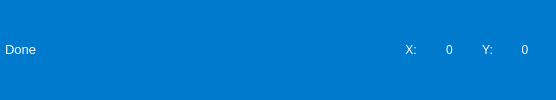
     <widget class="QFrame" name="bottonBar">
      <property name="autoFillBackground">
       <bool>false</bool>
      </property>
      <property name="styleSheet">
       <string notr="true">background-color: rgb(0, 122, 204);
color: rgb(255, 255, 255);</string>
      </property>
      <property name="frameShape">
       <enum>QFrame::NoFrame</enum>
      </property>
      <property name="lineWidth">
       <number>0</number>
      </property>
      <layout class="QHBoxLayout" name="horizontalLayout_3">
       <property name="spacing">
        <number>0</number>
       </property>
       <property name="sizeConstraint">
        <enum>QLayout::SetMinimumSize</enum>
       </property>
       <property name="leftMargin">
        <number>5</number>
       </property>
       <property name="topMargin">
        <number>3</number>
       </property>
       <property name="rightMargin">
        <number>1</number>
       </property>
       <property name="bottomMargin">
        <number>3</number>
       </property>
       <item alignment="Qt::AlignLeft">
        <widget class="QLabel" name="statusBar">
         <property name="sizePolicy">
          <sizepolicy hsizetype="Fixed" vsizetype="Fixed">
           <horstretch>0</horstretch>
           <verstretch>0</verstretch>
          </sizepolicy>
         </property>
         <property name="minimumSize">
          <size>
           <width>100</width>
           <height>0</height>
          </size>
         </property>
         <property name="font">
          <font>
           <pointsize>10</pointsize>
          </font>
         </property>
         <property name="text">
          <string>Done</string>
         </property>
        </widget>
       </item>
       <item>
        <widget class="QLabel" name="messageBar">
         <property name="sizePolicy">
          <sizepolicy hsizetype="Expanding" vsizetype="Fixed">
           <horstretch>0</horstretch>
           <verstretch>0</verstretch>
          </sizepolicy>
         </property>
         <property name="minimumSize">
          <size>
           <width>300</width>
           <height>0</height>
          </size>
         </property>
         <property name="font">
          <font>
           <pointsize>10</pointsize>
          </font>
         </property>
         <property name="text">
          <string/>
         </property>
        </widget>
       </item>
       <item>
        <widget class="QFrame" name="horizontalFrame">
         <property name="sizePolicy">
          <sizepolicy hsizetype="Fixed" vsizetype="Fixed">
           <horstretch>0</horstretch>
           <verstretch>0</verstretch>
          </sizepolicy>
         </property>
         <property name="minimumSize">
          <size>
           <width>150</width>
           <height>0</height>
          </size>
         </property>
         <property name="frameShape">
          <enum>QFrame::NoFrame</enum>
         </property>
         <layout class="QHBoxLayout" name="horizontalLayout_5">
          <property name="spacing">
           <number>2</number>
          </property>
          <property name="leftMargin">
           <number>0</number>
          </property>
          <property name="topMargin">
           <number>0</number>
          </property>
          <property name="rightMargin">
           <number>0</number>
          </property>
          <property name="bottomMargin">
           <number>0</number>
          </property>
          <item>
           <widget class="QLabel" name="xCharLabel">
            <property name="sizePolicy">
             <sizepolicy hsizetype="Minimum" vsizetype="Minimum">
              <horstretch>0</horstretch>
              <verstretch>0</verstretch>
             </sizepolicy>
            </property>
            <property name="text">
             <string>X:</string>
            </property>
            <property name="alignment">
             <set>Qt::AlignCenter</set>
            </property>
           </widget>
          </item>
          <item>
           <widget class="QLabel" name="xLabel">
            <property name="sizePolicy">
             <sizepolicy hsizetype="Expanding" vsizetype="Preferred">
              <horstretch>0</horstretch>
              <verstretch>0</verstretch>
             </sizepolicy>
            </property>
            <property name="minimumSize">
             <size>
              <width>0</width>
              <height>0</height>
             </size>
            </property>
            <property name="font">
             <font>
              <pointsize>9</pointsize>
             </font>
            </property>
            <property name="layoutDirection">
             <enum>Qt::RightToLeft</enum>
            </property>
            <property name="text">
             <string>0</string>
            </property>
            <property name="alignment">
             <set>Qt::AlignCenter</set>
            </property>
           </widget>
          </item>
          <item>
           <widget class="QLabel" name="label">
            <property name="sizePolicy">
             <sizepolicy hsizetype="Minimum" vsizetype="Minimum">
              <horstretch>0</horstretch>
              <verstretch>0</verstretch>
             </sizepolicy>
            </property>
            <property name="text">
             <string>Y:</string>
            </property>
            <property name="alignment">
             <set>Qt::AlignCenter</set>
            </property>
           </widget>
          </item>
          <item>
           <widget class="QLabel" name="yLabel">
            <property name="sizePolicy">
             <sizepolicy hsizetype="Expanding" vsizetype="Preferred">
              <horstretch>0</horstretch>
              <verstretch>0</verstretch>
             </sizepolicy>
            </property>
            <property name="minimumSize">
             <size>
              <width>0</width>
              <height>0</height>
             </size>
            </property>
            <property name="font">
             <font>
              <pointsize>9</pointsize>
             </font>
            </property>
            <property name="text">
             <string>0</string>
            </property>
            <property name="alignment">
             <set>Qt::AlignCenter</set>
            </property>
           </widget>
          </item>
         </layout>
        </widget>
       </item>
      </layout>
     </widget>
